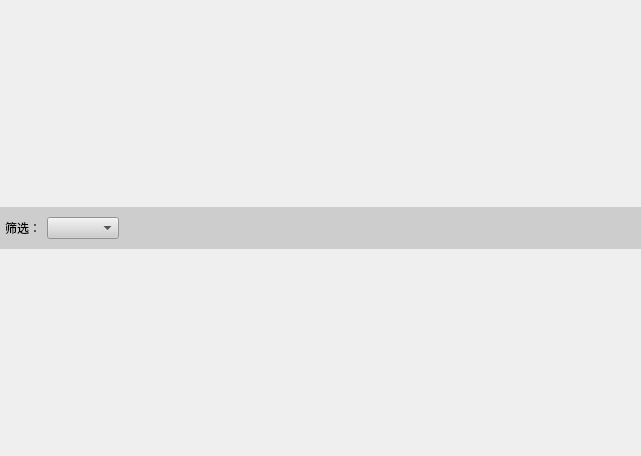
<?xml version="1.0" encoding="UTF-8"?>
<ui version="4.0">
 <class>FormPoly</class>
 <widget class="QWidget" name="FormPoly">
  <property name="geometry">
   <rect>
    <x>0</x>
    <y>0</y>
    <width>641</width>
    <height>456</height>
   </rect>
  </property>
  <property name="windowTitle">
   <string>Form</string>
  </property>
  <property name="styleSheet">
   <string notr="true"/>
  </property>
  <layout class="QVBoxLayout" name="verticalLayout">
   <property name="leftMargin">
    <number>0</number>
   </property>
   <property name="topMargin">
    <number>0</number>
   </property>
   <property name="rightMargin">
    <number>0</number>
   </property>
   <property name="bottomMargin">
    <number>0</number>
   </property>
   <item>
    <widget class="QWidget" name="widget" native="true">
     <property name="sizePolicy">
      <sizepolicy hsizetype="Preferred" vsizetype="Fixed">
       <horstretch>0</horstretch>
       <verstretch>0</verstretch>
      </sizepolicy>
     </property>
     <property name="styleSheet">
      <string notr="true">background-color: rgb(205, 205, 205);</string>
     </property>
     <layout class="QHBoxLayout" name="horizontalLayout">
      <property name="leftMargin">
       <number>5</number>
      </property>
      <property name="topMargin">
       <number>10</number>
      </property>
      <property name="rightMargin">
       <number>5</number>
      </property>
      <property name="bottomMargin">
       <number>10</number>
      </property>
      <item>
       <widget class="QLabel" name="label">
        <property name="text">
         <string>筛选：</string>
        </property>
       </widget>
      </item>
      <item>
       <widget class="QComboBox" name="comboBox"/>
      </item>
      <item>
       <spacer name="horizontalSpacer">
        <property name="orientation">
         <enum>Qt::Horizontal</enum>
        </property>
        <property name="sizeHint" stdset="0">
         <size>
          <width>40</width>
          <height>20</height>
         </size>
        </property>
       </spacer>
      </item>
     </layout>
    </widget>
   </item>
  </layout>
 </widget>
 <resources/>
 <connections/>
</ui>
